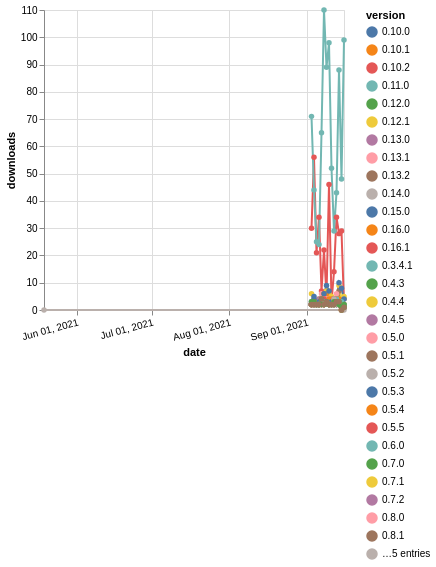

The Vega-Lite source for this figure:
### Vega-Lite specification from a JSON file in a GitHub repository (floating-point values rounded to 4 significant figures; data arrays with more than 128 entries replaced by an {"elided": "..."} marker saying what was removed)
{"$schema": "https://vega.github.io/schema/vega-lite/v5.json", "description": "A simple bar chart with embedded data.", "data": {"values": {"elided": "464 records"}}, "width": "container", "mark": {"type": "line", "point": {"filled": true}}, "encoding": {"x": {"field": "date", "type": "temporal", "timeUnit": "yearmonthdate", "title": "date", "axis": {"labelAngle": -15}}, "y": {"field": "delta", "type": "quantitative", "title": "downloads"}, "color": {"field": "version", "type": "nominal"}, "tooltip": {"field": "delta"}}}
